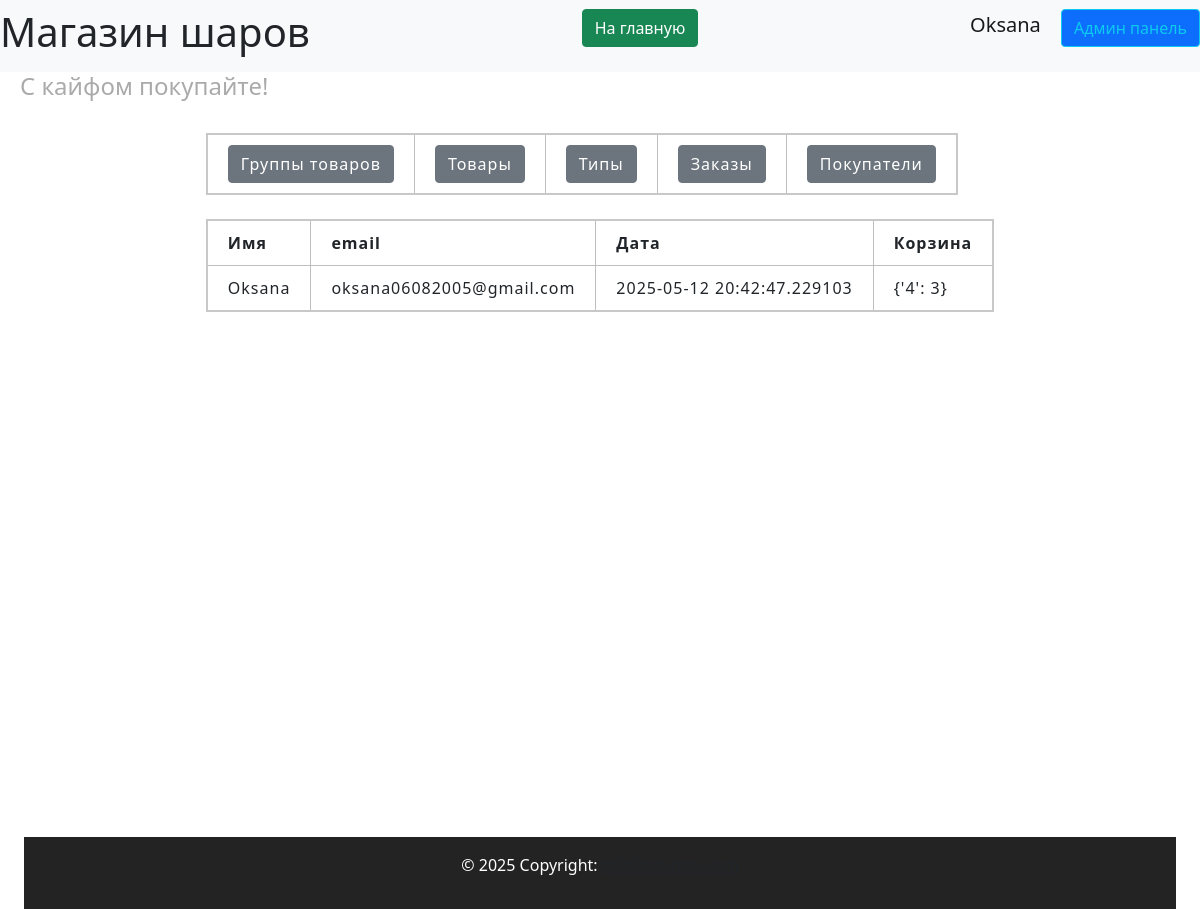
Page /admin/users (signed in) on the committed database.
### data/users.py (models this page shows, shortened)
class User(SqlAlchemyBase, UserMixin, SerializerMixin):
    __tablename__ = 'users'
    id = sqlalchemy.Column(sqlalchemy.Integer,
                           primary_key=True, autoincrement=True)
    name = sqlalchemy.Column(sqlalchemy.String, nullable=True)
    tel = sqlalchemy.Column(sqlalchemy.String, nullable=True)
    email = sqlalchemy.Column(sqlalchemy.String,
                              index=True, unique=True, nullable=True)
    hashed_password = sqlalchemy.Column(sqlalchemy.String, nullable=True)
    created_date = sqlalchemy.Column(sqlalchemy.DateTime,
                                     default=datetime.datetime.now)
    basket = sqlalchemy.Column(sqlalchemy.String, default='{}')
    admin = sqlalchemy.Column(sqlalchemy.Boolean, default=False)
    tg_id = sqlalchemy.Column(sqlalchemy.String, nullable=True)
    confirmed = sqlalchemy.Column(sqlalchemy.Boolean, default=False)
    address = sqlalchemy.Column(sqlalchemy.String, nullable=True)
    orders = orm.relationship("Order", back_populates='user')

### server.py (the view)
@app.route('/admin/users', methods=['GET', 'POST'])
@login_required
def admin_user():
    if current_user.admin:
        db_sess = db_session.create_session()
        users = db_sess.query(User).all()
        return render_template('pages/admin_users.html', title='Админ панель',
                               users=users)

### data/db_session.py (called while the page is built)
def create_session() -> Session:
    global __factory
    return __factory()

### server.py (called while the page is built)
@login_manager.user_loader
def load_user(user_id):
    db_sess = db_session.create_session()
    return db_sess.query(User).get(user_id)

### templates/pages/admin_users.html
{% extends "pages/base_admin.html" %}
{% block admincontent %}
<br>
<div>
    <table>
        <tr>
            <th>Имя</th>
            <th>email</th>
            <th>Дата</th>
            <th>Корзина</th>
        </tr>
        {% for user in users %}
        <tr>
            <td>{{ user.name }}</td>
            <td>{{ user.email }}</td>
            <td>{{ user.created_date }}</td>
            <td>{{ user.basket }}</td>
        </tr>
        {% endfor %}
    </table>
</div>
{% endblock %}

### templates/includes/header.html
<header>
    <nav class="navbar navbar-light bg-light">
        <h1> Магазин шаров</h1>
        <p align="right">
            <a href="/index" class="btn btn-success"> На главную </a>
        </p>
        {% if current_user.is_authenticated %}
        <p align="right">
            <a class="navbar-brand" href="/logout">{{ current_user.name }}</a>
            {% if current_user.admin%}
            <a class="btn btn-primary btn btn-outline-info mr-2" href="/admin/products">Админ панель</a>
            {% endif %}
            {% else %}
        <p align="right">
            <a class="btn btn-primary " href="/register">Зарегистрироваться</a>
            <a class="btn btn-success" href="/login">Войти</a>
        </p>
        {% endif %}
    </nav>
    <h4 align="left">С кайфом покупайте!</h4>
</header>

### static/css/header.css (style rules this page uses)
:root { --main-color: #0179FA; --second-color: white; }

### static/css/footer.css (style rules this page uses)
:root { --main-color: #111111; --second-color: white; }

### static/css/style.css (style rules this page uses)
:root { --main-color: #0179FA; --second-color: #ffffff; --thirdly_color: #629ee3; }
body { background-color: var(--second-color); }

### static/css/mystyle.css (style rules this page uses)
html { --firstly-color: white; --secondary-color: rgba(91, 82, 212, 0.837); --thirdly-color: rgb(99, 96, 105); --fourly-color: rgb(144, 182, 242); --black: rgb(35, 35, 35); --dark-blue: #12191D; --white: #FFFFFF; --green: #33FF00; --caribbean: #00E197; --light-green: #8EEF8C; --turquoise: #12EEFF; --pink: #F053D5; --red: #FE785A; --gray-900: #0C1114; --gray-700: #242A2C; --gray-650: #495257; --gray-600: #424B4F; --gray-500: #495257; --gray-300: #8D979E; --gray-200: #ACB4B9; --gray-150: #AEB6BB; --gray-100: #EEF1F3; --gray-50: #F6F8F9; }
h4 { padding-left: 20px; color: #aaaaaa; }
table { border-collapse: collapse; border: 2px solid rgb(200, 200, 200); letter-spacing: 1px; }
td, th { border: 1px solid rgb(190, 190, 190); padding: 10px 20px; }
body { margin: 0; padding: 0; text-align: center; }

### rows in the picture
User: name "Oksana", email "oksana06082005@gmail.com", created_date "2025-05-12 20:42:47.229103", basket "{'4': 3}"
